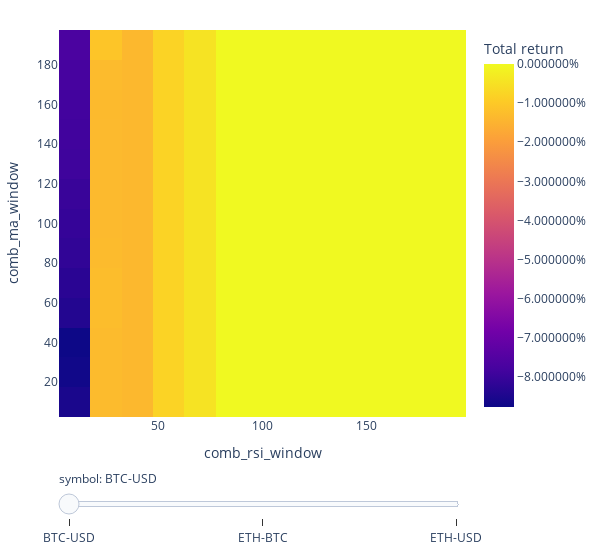

Source (notebook cell):
### Code cell
fig = returns.vbt.heatmap(
    x_level='comb_rsi_window',
    y_level='comb_ma_window', 
    slider_level='symbol', symmetric=False,
    trace_kwargs=dict(colorbar=dict(title='Total return', tickformat='%')))
fig.show()

### Figure 1 — Plotly figure (JSON) as saved in the notebook; plotly's stock layout.template omitted (floating-point values rounded to 4 significant figures; data arrays with more than 128 entries replaced by an {"elided": "..."} marker saying what was removed)
{"data": [{"colorbar": {"tickformat": "%", "title": {"text": "Total return"}}, "colorscale": [[0, "#0d0887"], [0.1111, "#46039f"], [0.2222, "#7201a8"], [0.3333, "#9c179e"], [0.4444, "#bd3786"], [0.5556, "#d8576b"], [0.6667, "#ed7953"], [0.7778, "#fb9f3a"], [0.8889, "#fdca26"], [1, "#f0f921"]], "hoverongaps": false, "hovertemplate": "comb_rsi_window: %{x}<br>comb_ma_window: %{y}<br>value: %{z}<extra></extra>", "name": "BTC-USD", "type": "heatmap", "uid": "e4748d5c-9693-4ec8-a746-2243ac4834eb", "visible": true, "x": [10, 25, 40, 55, 70, 85, 100, 115, 130, 145, 160, 175, 190], "y": [10, 25, 40, 55, 70, 85, 100, 115, 130, 145, 160, 175, 190], "z": {"elided": "13x13 float values"}}, {"colorbar": {"tickformat": "%", "title": {"text": "Total return"}}, "colorscale": [[0, "#0d0887"], [0.1111, "#46039f"], [0.2222, "#7201a8"], [0.3333, "#9c179e"], [0.4444, "#bd3786"], [0.5556, "#d8576b"], [0.6667, "#ed7953"], [0.7778, "#fb9f3a"], [0.8889, "#fdca26"], [1, "#f0f921"]], "hoverongaps": false, "hovertemplate": "comb_rsi_window: %{x}<br>comb_ma_window: %{y}<br>value: %{z}<extra></extra>", "name": "ETH-BTC", "type": "heatmap", "uid": "f7aa7211-23ec-45e8-ab9b-ff2620f5d2ca", "visible": false, "x": [10, 25, 40, 55, 70, 85, 100, 115, 130, 145, 160, 175, 190], "y": [10, 25, 40, 55, 70, 85, 100, 115, 130, 145, 160, 175, 190], "z": {"elided": "13x13 float values"}}, {"colorbar": {"tickformat": "%", "title": {"text": "Total return"}}, "colorscale": [[0, "#0d0887"], [0.1111, "#46039f"], [0.2222, "#7201a8"], [0.3333, "#9c179e"], [0.4444, "#bd3786"], [0.5556, "#d8576b"], [0.6667, "#ed7953"], [0.7778, "#fb9f3a"], [0.8889, "#fdca26"], [1, "#f0f921"]], "hoverongaps": false, "hovertemplate": "comb_rsi_window: %{x}<br>comb_ma_window: %{y}<br>value: %{z}<extra></extra>", "name": "ETH-USD", "type": "heatmap", "uid": "0f49dacb-a290-4cf8-809d-82abca7f5f5b", "visible": false, "x": [10, 25, 40, 55, 70, 85, 100, 115, 130, 145, 160, 175, 190], "y": [10, 25, 40, 55, 70, 85, 100, 115, 130, 145, 160, 175, 190], "z": {"elided": "13x13 float values"}}], "layout": {"height": 555, "legend": {"orientation": "h", "traceorder": "normal", "x": 1, "xanchor": "right", "y": 1.02, "yanchor": "bottom"}, "margin": {"b": 30, "l": 30, "r": 30, "t": 30}, "sliders": [{"active": 0, "currentvalue": {"prefix": "symbol: "}, "pad": {"t": 50}, "steps": [{"args": [{"visible": [true, false, false]}, {}], "label": "BTC-USD", "method": "update"}, {"args": [{"visible": [false, true, false]}, {}], "label": "ETH-BTC", "method": "update"}, {"args": [{"visible": [false, false, true]}, {}], "label": "ETH-USD", "method": "update"}]}], "width": 605, "xaxis": {"title": {"text": "comb_rsi_window"}}, "yaxis": {"title": {"text": "comb_ma_window"}}}}
